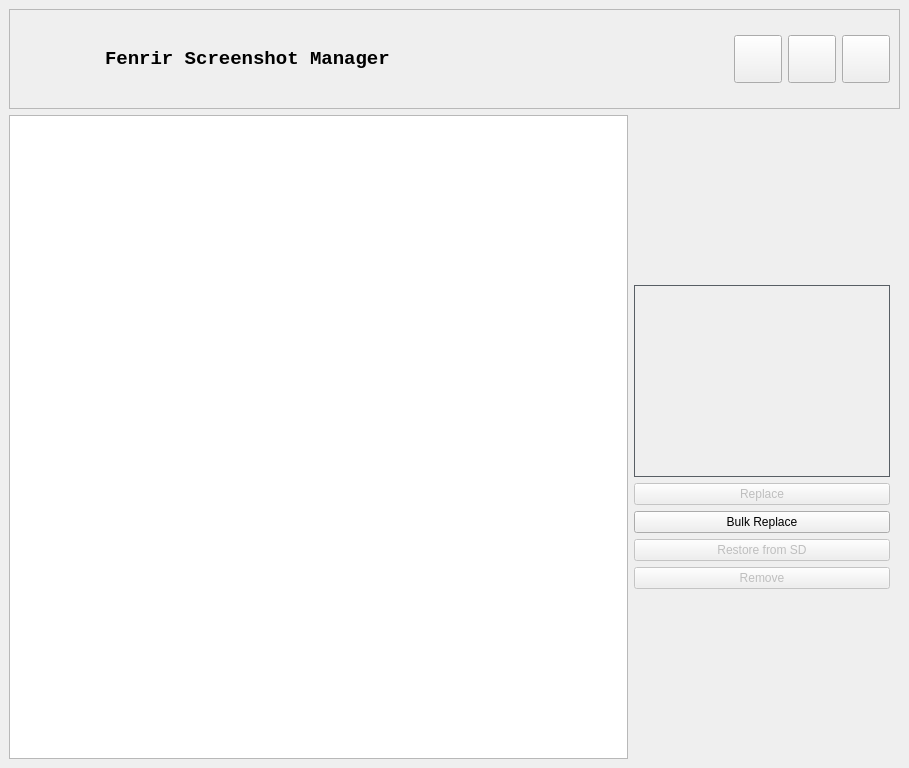
<?xml version="1.0" encoding="UTF-8"?>
<ui version="4.0">
 <class>MainWindow</class>
 <widget class="QMainWindow" name="MainWindow">
  <property name="geometry">
   <rect>
    <x>0</x>
    <y>0</y>
    <width>909</width>
    <height>768</height>
   </rect>
  </property>
  <property name="windowTitle">
   <string>Fenrir Screenshot Manager</string>
  </property>
  <property name="windowIcon">
   <iconset>
    <normaloff>logo.svg</normaloff>logo.svg</iconset>
  </property>
  <widget class="QWidget" name="centralwidget">
   <layout class="QVBoxLayout" name="verticalLayout">
    <item>
     <widget class="TitleFrame" name="titleFrame">
      <property name="styleSheet">
       <string notr="true"/>
      </property>
      <property name="frameShape">
       <enum>QFrame::StyledPanel</enum>
      </property>
      <property name="frameShadow">
       <enum>QFrame::Raised</enum>
      </property>
      <layout class="QHBoxLayout" name="horizontalLayout_3">
       <item>
        <widget class="QLabel" name="fenrirLogo">
         <property name="minimumSize">
          <size>
           <width>80</width>
           <height>80</height>
          </size>
         </property>
         <property name="maximumSize">
          <size>
           <width>80</width>
           <height>80</height>
          </size>
         </property>
         <property name="text">
          <string/>
         </property>
         <property name="pixmap">
          <pixmap>logo.svg</pixmap>
         </property>
         <property name="scaledContents">
          <bool>true</bool>
         </property>
        </widget>
       </item>
       <item>
        <widget class="QLabel" name="titleLabel">
         <property name="font">
          <font>
           <family>Consolas</family>
           <pointsize>14</pointsize>
          </font>
         </property>
         <property name="autoFillBackground">
          <bool>false</bool>
         </property>
         <property name="text">
          <string>&lt;html&gt;&lt;head/&gt;&lt;body&gt;&lt;p&gt;&lt;span style=&quot; font-weight:600;&quot;&gt;Fenrir Screenshot Manager&lt;/span&gt;&lt;/p&gt;&lt;/body&gt;&lt;/html&gt;</string>
         </property>
         <property name="scaledContents">
          <bool>false</bool>
         </property>
        </widget>
       </item>
       <item>
        <spacer name="horizontalSpacer">
         <property name="orientation">
          <enum>Qt::Horizontal</enum>
         </property>
         <property name="sizeHint" stdset="0">
          <size>
           <width>40</width>
           <height>20</height>
          </size>
         </property>
        </spacer>
       </item>
       <item>
        <widget class="QPushButton" name="configButton">
         <property name="minimumSize">
          <size>
           <width>48</width>
           <height>48</height>
          </size>
         </property>
         <property name="toolTip">
          <string>Settings</string>
         </property>
         <property name="text">
          <string/>
         </property>
         <property name="icon">
          <iconset>
           <normaloff>settings.svg</normaloff>settings.svg</iconset>
         </property>
        </widget>
       </item>
       <item>
        <widget class="QPushButton" name="writeImagesButton">
         <property name="minimumSize">
          <size>
           <width>48</width>
           <height>48</height>
          </size>
         </property>
         <property name="toolTip">
          <string>Write changes to disk</string>
         </property>
         <property name="text">
          <string/>
         </property>
         <property name="icon">
          <iconset>
           <normaloff>save.svg</normaloff>save.svg</iconset>
         </property>
        </widget>
       </item>
       <item>
        <widget class="QPushButton" name="quitButton">
         <property name="minimumSize">
          <size>
           <width>48</width>
           <height>48</height>
          </size>
         </property>
         <property name="toolTip">
          <string>Quit</string>
         </property>
         <property name="text">
          <string/>
         </property>
         <property name="icon">
          <iconset>
           <normaloff>log-out.svg</normaloff>log-out.svg</iconset>
         </property>
        </widget>
       </item>
      </layout>
     </widget>
    </item>
    <item>
     <layout class="QHBoxLayout" name="horizontalLayout_2">
      <property name="leftMargin">
       <number>0</number>
      </property>
      <item>
       <widget class="QListWidget" name="gameList"/>
      </item>
      <item>
       <layout class="QVBoxLayout" name="verticalLayout_2">
        <property name="rightMargin">
         <number>10</number>
        </property>
        <item>
         <spacer name="verticalSpacer">
          <property name="orientation">
           <enum>Qt::Vertical</enum>
          </property>
          <property name="sizeHint" stdset="0">
           <size>
            <width>20</width>
            <height>40</height>
           </size>
          </property>
         </spacer>
        </item>
        <item>
         <widget class="QLabel" name="thumbnailLabel">
          <property name="minimumSize">
           <size>
            <width>256</width>
            <height>192</height>
           </size>
          </property>
          <property name="styleSheet">
           <string notr="true">border: 1px solid #585e64;</string>
          </property>
          <property name="text">
           <string/>
          </property>
         </widget>
        </item>
        <item>
         <widget class="QPushButton" name="thumbnailDownloadButton">
          <property name="enabled">
           <bool>false</bool>
          </property>
          <property name="text">
           <string>Replace</string>
          </property>
         </widget>
        </item>
        <item>
         <widget class="QPushButton" name="bulkThumbnailDownloadButton">
          <property name="enabled">
           <bool>true</bool>
          </property>
          <property name="text">
           <string>Bulk Replace</string>
          </property>
         </widget>
        </item>
        <item>
         <widget class="QPushButton" name="thumbnailRestoreButton">
          <property name="enabled">
           <bool>false</bool>
          </property>
          <property name="text">
           <string>Restore from SD</string>
          </property>
         </widget>
        </item>
        <item>
         <widget class="QPushButton" name="thumbnailRemoveButton">
          <property name="enabled">
           <bool>false</bool>
          </property>
          <property name="text">
           <string>Remove</string>
          </property>
         </widget>
        </item>
        <item>
         <spacer name="verticalSpacer_2">
          <property name="orientation">
           <enum>Qt::Vertical</enum>
          </property>
          <property name="sizeHint" stdset="0">
           <size>
            <width>20</width>
            <height>40</height>
           </size>
          </property>
         </spacer>
        </item>
       </layout>
      </item>
     </layout>
    </item>
   </layout>
  </widget>
  <widget class="QMenuBar" name="menubar">
   <property name="geometry">
    <rect>
     <x>0</x>
     <y>0</y>
     <width>909</width>
     <height>31</height>
    </rect>
   </property>
  </widget>
 </widget>
 <customwidgets>
  <customwidget>
   <class>TitleFrame</class>
   <extends>QFrame</extends>
   <header>libs.TitleFrame</header>
   <container>1</container>
  </customwidget>
 </customwidgets>
 <resources/>
 <connections/>
</ui>
